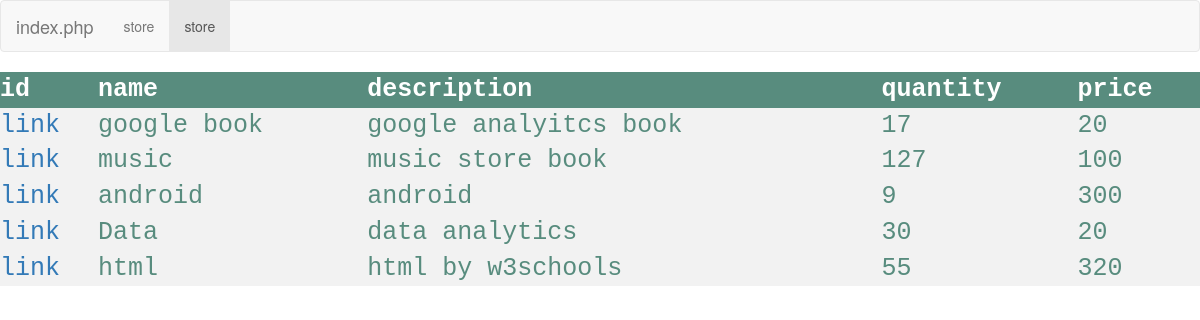
The page /store.php on the database its author committed.
### tables this page shows
CREATE TABLE `products` (
  `id` int(11) NOT NULL,
  `name` varchar(200) NOT NULL,
  `price` int(11) NOT NULL,
  `description` varchar(100) NOT NULL,
  `quantity` int(11) NOT NULL
);

### store.php (the view, shortened to what this page needs)
<!DOCTYPE html>
<html lang="en">
<head>
  <link rel="stylesheet" href="https://maxcdn.bootstrapcdn.com/bootstrap/3.4.1/css/bootstrap.min.css">
  <header><nav class="navbar navbar-default">
  <div class="container-fluid">
    <div class="navbar-header">
      <a class="navbar-brand" href="index.php">index.php</a>
    </div>
    <ul class="nav navbar-nav">
      <li><a href="index.php">store</a></li>
      <li class="active"><a href="store.php">store</a></li>
    </ul>
  </div>
</nav></header>
</head>
<body>
<table>
<tr>
<th>id</th>
<th>name</th>
<th>description</th>
<th>quantity</th>
<th>price</th>
</tr>
<?php
require('mysqli_connect.php');
$sql= "SELECT id, name, description, quantity, price From `products`";
$result = $dbc -> query($sql);
if($result -> num_rows > 0 )
{
  while($row =$result->fetch_assoc())
  {
    echo "<tr><td><a href = '?id=".$row['id']."'>link</a></td><td>".$row['name']."</td><td>".$row["description"]."</td><td>".$row["quantity"]."</td><td>".$row["price"]."</td></tr>";
  }
  echo "</table>";
}
else{
  echo "Error";
}
?>
</body>
</html>

### store.php (style rules this page uses)
table { border-collapse: collapse; width: 100%; color: #588c7e; font-family: monospace; font-size: 25px; text-align: left; }
th { background-color: #588c7e; color: white; }
tr { background-color: #f2f2f2 }

### rows shown on the page
products: name "google book", description "google analyitcs book", quantity "17", price "20"
products: name "music", description "music store book", quantity "127", price "100"
products: name "android", description "android", quantity "9", price "300"
products: name "Data", description "data analytics", quantity "30", price "20"
products: name "html", description "html by w3schools", quantity "55", price "320"
